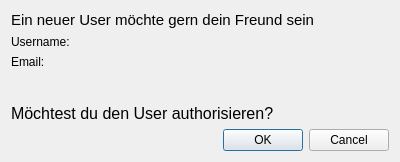
<?xml version="1.0" encoding="UTF-8"?>
<ui version="4.0">
 <class>newUserAuthDialog</class>
 <widget class="QDialog" name="newUserAuthDialog">
  <property name="windowModality">
   <enum>Qt::ApplicationModal</enum>
  </property>
  <property name="geometry">
   <rect>
    <x>0</x>
    <y>0</y>
    <width>400</width>
    <height>162</height>
   </rect>
  </property>
  <property name="windowTitle">
   <string>Dialog</string>
  </property>
  <layout class="QGridLayout" name="gridLayout_3">
   <item row="0" column="0">
    <layout class="QGridLayout" name="gridLayout_2">
     <item row="0" column="0">
      <widget class="QLabel" name="label">
       <property name="font">
        <font>
         <pointsize>11</pointsize>
        </font>
       </property>
       <property name="text">
        <string>Ein neuer User möchte gern dein Freund sein</string>
       </property>
      </widget>
     </item>
     <item row="1" column="0">
      <layout class="QGridLayout" name="gridLayout">
       <item row="0" column="0">
        <widget class="QLabel" name="label_2">
         <property name="text">
          <string>Username:</string>
         </property>
        </widget>
       </item>
       <item row="0" column="1">
        <widget class="QLabel" name="labelUsername">
         <property name="minimumSize">
          <size>
           <width>250</width>
           <height>14</height>
          </size>
         </property>
         <property name="text">
          <string/>
         </property>
        </widget>
       </item>
       <item row="1" column="0">
        <widget class="QLabel" name="label_3">
         <property name="text">
          <string>Email:</string>
         </property>
        </widget>
       </item>
       <item row="1" column="1">
        <widget class="QLabel" name="labelEmail">
         <property name="minimumSize">
          <size>
           <width>250</width>
           <height>14</height>
          </size>
         </property>
         <property name="text">
          <string/>
         </property>
        </widget>
       </item>
      </layout>
     </item>
     <item row="2" column="0">
      <spacer name="verticalSpacer">
       <property name="orientation">
        <enum>Qt::Vertical</enum>
       </property>
       <property name="sizeHint" stdset="0">
        <size>
         <width>20</width>
         <height>40</height>
        </size>
       </property>
      </spacer>
     </item>
     <item row="3" column="0">
      <widget class="QLabel" name="label_4">
       <property name="font">
        <font>
         <pointsize>12</pointsize>
        </font>
       </property>
       <property name="text">
        <string>Möchtest du den User authorisieren?</string>
       </property>
      </widget>
     </item>
     <item row="4" column="0">
      <widget class="QDialogButtonBox" name="buttonBox">
       <property name="orientation">
        <enum>Qt::Horizontal</enum>
       </property>
       <property name="standardButtons">
        <set>QDialogButtonBox::Cancel|QDialogButtonBox::Ok</set>
       </property>
      </widget>
     </item>
    </layout>
   </item>
  </layout>
 </widget>
 <resources/>
 <connections>
  <connection>
   <sender>buttonBox</sender>
   <signal>accepted()</signal>
   <receiver>newUserAuthDialog</receiver>
   <slot>accept()</slot>
   <hints>
    <hint type="sourcelabel">
     <x>248</x>
     <y>254</y>
    </hint>
    <hint type="destinationlabel">
     <x>157</x>
     <y>274</y>
    </hint>
   </hints>
  </connection>
  <connection>
   <sender>buttonBox</sender>
   <signal>rejected()</signal>
   <receiver>newUserAuthDialog</receiver>
   <slot>reject()</slot>
   <hints>
    <hint type="sourcelabel">
     <x>316</x>
     <y>260</y>
    </hint>
    <hint type="destinationlabel">
     <x>286</x>
     <y>274</y>
    </hint>
   </hints>
  </connection>
 </connections>
</ui>
